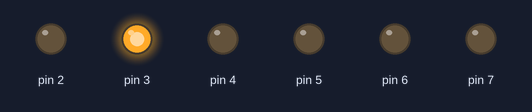
The sketch below on a simulated Arduino Uno, built with avr-gcc and run on an emulated ATmega328P. On the bench: output pins drawn as LEDs (lit = HIGH).

Above: at 0.5 s.
At 1.5 s:
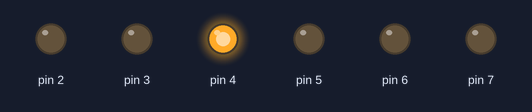
At 2.5 s:
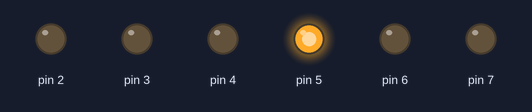
At 3.5 s:
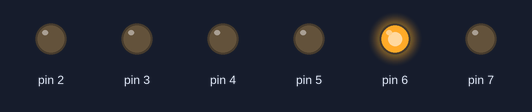
At 4.5 s:
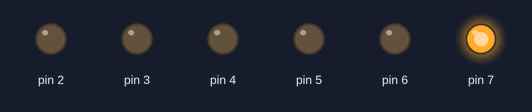
At 5.5 s:
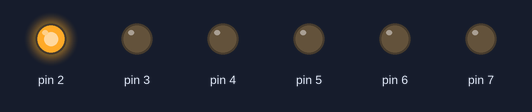
Timing chart, 0 to 7.8 s (numbered marks = the images above):
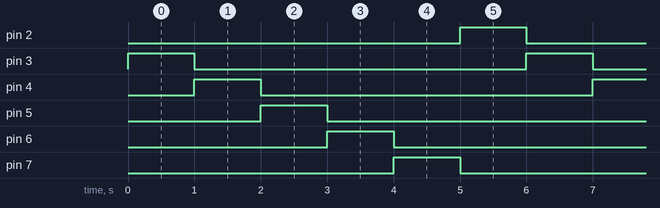

The sketch:

Assignment_11.ino
```cpp
/******************************************
 * Author: Oleksandr Kuprii 510190
 * Description: Assignment 11.2 – - Snake Byte (Arduino)
 * Date: 18-11-2021
 *****************************************/
#define initial_state B00000100


void setup()
{
  DDRD = B11111100;
  PORTD = initial_state;
}

void loop()
{
  if (PORTD == B10000000) {
  	PORTD = initial_state;
  } else {
	PORTD = PORTD << 1;
  }
  delay(1000);
}
```

Measured:
- by itself, pin 2–7: alternates HIGH for 1.0 s and LOW for 5.0 s
- by itself, everything shown: repeats every 6.0 s, in 6 steps
